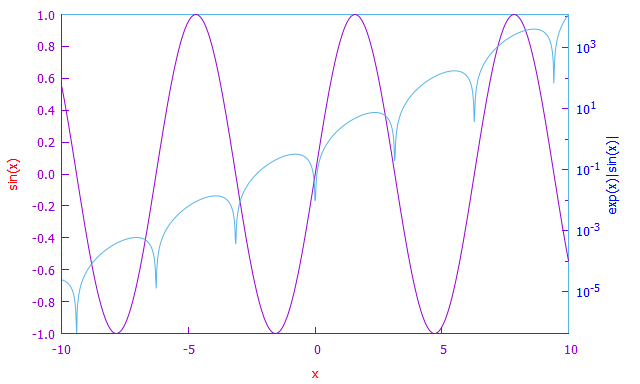

gnuplot code for this plot:
reset
unset key
set border 1+2 lt 1
set y2tics 1e-5, 1e2, 1e5 textcolor rgb "blue" format "10^{%T}"
set ytics nomirror format "%.1f"
set xtics nomirror
set xlabel 'x' textcolor rgb "red"
set ylabel 'sin(x)' textcolor rgb "red"
set y2label 'exp(x)|sin(x)|' textcolor rgb "blue"
set log y2
set arrow 1 from 10, -1 to 10, 1 nohead lt 3
set arrow 2 from -10,  1 to 10, 1 nohead lt 3
set sample 1000
plot sin(x) with lines lt 1, exp(x)*abs(sin(x)) with lines lt 3 axis x1y2
